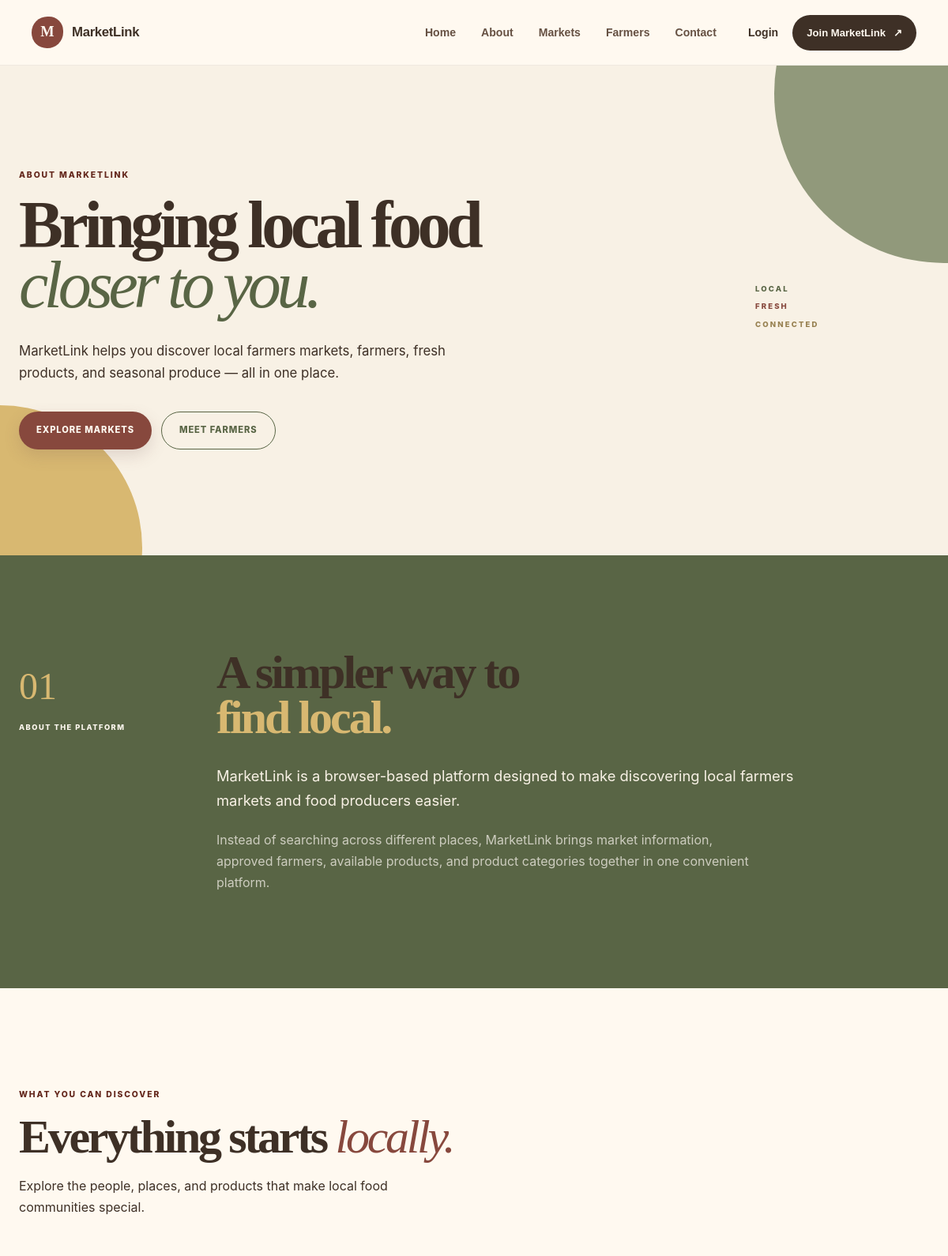
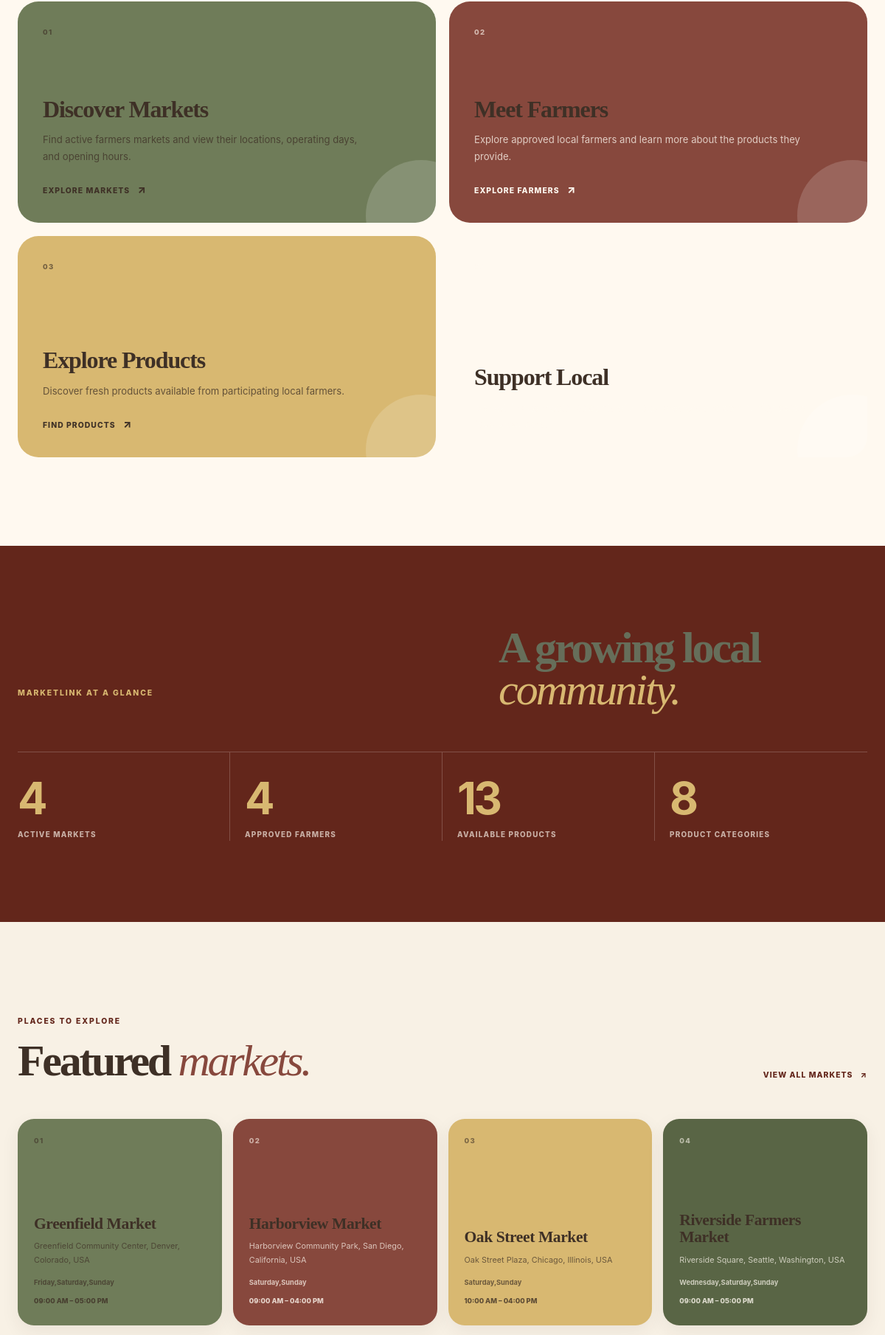
Screenshot of /public/about.php (upper part) with the database file from the repository (2 pictures, top to bottom).
### tables this page shows
CREATE TABLE `markets` (
  `id` int(10) UNSIGNED NOT NULL,
  `name` varchar(150) NOT NULL,
  `description` text DEFAULT NULL,
  `address` varchar(255) NOT NULL,
  `latitude` decimal(10,8) DEFAULT NULL,
  `longitude` decimal(11,8) DEFAULT NULL,
  `opening_time` time DEFAULT NULL,
  `closing_time` time DEFAULT NULL,
  `operating_days` varchar(100) DEFAULT NULL,
  `map_provider` varchar(50) NOT NULL DEFAULT 'OpenStreetMap',
  `status` enum('active','inactive') NOT NULL DEFAULT 'active',
  `created_at` timestamp NOT NULL DEFAULT current_timestamp(),
  `updated_at` timestamp NOT NULL DEFAULT current_timestamp() ON UPDATE current_timestamp()
);

### includes/functions.php (called while the page is built, shortened)
<?php
function e($value): string
{
    return htmlspecialchars(
        (string) $value,
        ENT_QUOTES,
        'UTF-8'
    );
}

### public/about.php (the view, shortened to what this page needs)
<?php
require_once '../includes/include.php';
$marketCount = 0;
$farmerCount = 0;
$productCount = 0;
$categoryCount = 0;
$result = $conn->query("
    SELECT COUNT(*) AS total
    FROM markets
    WHERE status = 'active'
");
if ($result) {
    $marketCount = (int) $result->fetch_assoc()['total'];
}
$result = $conn->query("
    SELECT COUNT(*) AS total
    FROM farmers
    WHERE approval_status = 'approved'
");
if ($result) {
    $farmerCount = (int) $result->fetch_assoc()['total'];
}
$result = $conn->query("
    SELECT COUNT(*) AS total
    FROM products
    WHERE is_available = 1
    AND moderation_status = 'approved'
");
if ($result) {
    $productCount = (int) $result->fetch_assoc()['total'];
}
$result = $conn->query("
    SELECT COUNT(*) AS total
    FROM categories
    WHERE status = 'active'
");
if ($result) {
    $categoryCount = (int) $result->fetch_assoc()['total'];
}
$result = $conn->query("
    SELECT
        m.id,
        m.name,
        m.address,
        m.operating_days,
        m.opening_time,
        m.closing_time
    FROM markets m
    WHERE m.status = 'active'
    ORDER BY m.name ASC
    LIMIT 4
");
$featuredMarkets = [];
if ($result) {
    while ($row = $result->fetch_assoc()) {
        $featuredMarkets[] = $row;
    }
}
?>
<!DOCTYPE html>
<html lang="en">
<head>
    <link
        rel="stylesheet"
        href="../assets/css/base.css"
    >
    <link
        rel="stylesheet"
        href="../assets/css/homepage.css"
    >
    <link
        rel="stylesheet"
        href="../assets/css/about.css"
    >
</head>
<body>
    <header class="home-navbar">
        <div class="home-nav-inner">
            <a href="index.php" class="home-brand">
            <span class="brand-mark">M</span>
            <span class="brand-name">MarketLink</span>
        </a>
            <nav class="home-nav-links">
                <a href="../index.php">Home</a>
                <a href="#" class="active">About</a>
                <a href="markets.php">Markets</a>
                <a href="farmers.php">Farmers</a>
                <a href="contact.php">Contact</a>
            </nav>
            <div class="home-nav-actions">
                <a href="../auth/login.php" class="home-login">
                    Login
                </a>
                <a href="auth/register.php" class="home-join">
                Join MarketLink
                <span>↗</span>
            </a>
            </div>
        </div>
    </header>
    <main class="about-page">
    <section class="about-hero">
        <div class="about-hero-decoration about-decoration-left"></div>
        <div class="about-hero-decoration about-decoration-right"></div>
        <div class="container about-hero-inner">
            <div class="about-hero-copy">
                <span class="about-eyebrow">
                    ABOUT MarketLink
                </span>
                <h1>
                    Bringing local food
                    <em>closer to you.</em>
                </h1>
                <p>
                    MarketLink helps you discover local farmers markets,
                    farmers, fresh products, and seasonal produce —
                    all in one place.
                </p>
                <div class="about-hero-actions">
                    <a
                        href="markets.php"
                        class="about-primary-btn"
                    >
                        Explore Markets
                    </a>
                    <a
                        href="farmers.php"
                        class="about-secondary-btn"
                    >
                        Meet Farmers
                    </a>
                </div>
            </div>
            <div class="about-hero-note">
                <span>LOCAL</span>
                <span>FRESH</span>
                <span>CONNECTED</span>
            </div>
        </div>
    </section>
    <section class="about-intro">
        <div class="container about-intro-grid">
            <div class="about-section-label">
                <span>01</span>
                <p>
                    ABOUT THE PLATFORM
                </p>
            </div>
            <div class="about-intro-content">
                <h2>
                    A simpler way to
                    <span>find local.</span>
                </h2>
                <p class="about-lead">
                    MarketLink is a browser-based platform designed
                    to make discovering local farmers markets and
                    food producers easier.
                </p>
                <p>
                    Instead of searching across different places,
                    MarketLink brings market information, approved
                    farmers, available products, and product
                    categories together in one convenient platform.
                </p>
            </div>
        </div>
    </section>
    <section class="about-features">
        <div class="container">
            <div class="about-section-heading">
                <span class="about-eyebrow">
                    WHAT YOU CAN DISCOVER
                </span>
                <h2>
                    Everything starts
                    <em>locally.</em>
                </h2>
                <p>
                    Explore the people, places, and products
                    that make local food communities special.
                </p>
            </div>
            <div class="about-feature-grid">
                <article class="about-feature about-feature-sage">
                    <span class="feature-number">
                        01
                    </span>
                    <h3>
                        Discover Markets
                    </h3>
                    <p>
                        Find active farmers markets and view
                        their locations, operating days,
                        and opening hours.
                    </p>
                    <a href="markets.php">
                        Explore Markets
                        <span>↗</span>
                    </a>
                </article>
                <article class="about-feature about-feature-terracotta">
                    <span class="feature-number">
                        02
                    </span>
                    <h3>
                        Meet Farmers
                    </h3>
                    <p>
                        Explore approved local farmers and
                        learn more about the products they
                        provide.
                    </p>
                    <a href="farmers.php">
                        Explore Farmers
                        <span>↗</span>
                    </a>
                </article>
                <article class="about-feature about-feature-marigold">
                    <span class="feature-number">
                        03
                    </span>
                    <h3>
                        Explore Products
                    </h3>
                    <p>
                        Discover fresh products available
                        from participating local farmers.
                    </p>
                    <a href="markets.php">
                        Find Products
                        <span>↗</span>
                    </a>
                </article>
                <article class="about-feature about-feature-dark">
                    <span class="feature-number">
                    </span>
                    <h3>
                        Support Local
                    </h3>
                    <p>
                    </p>
                </article>
            </div>
        </div>
    </section>
    <section class="about-stats">
        <div class="container">
            <div class="about-stats-heading">
                <span class="about-eyebrow">
                    MarketLink AT A GLANCE
                </span>
                <h2 style="color: #666e5a">
                    A growing local
                    <em>community.</em>
                </h2>
            </div>
            <div class="about-stats-grid">
                <div class="about-stat">
                    <strong>
                        <?= e($marketCount) ?>
                    </strong>
                    <span>
                        Active Markets
                    </span>
                </div>
                <div class="about-stat">
                    <strong>
                        <?= e($farmerCount) ?>
                    </strong>
                    <span>
                        Approved Farmers
                    </span>
                </div>
                <div class="about-stat">
                    <strong>
                        <?= e($productCount) ?>
                    </strong>
                    <span>
                        Available Products
                    </span>
                </div>
                <div class="about-stat">
                    <strong>
                        <?= e($categoryCount) ?>
                    </strong>
                    <span>
                        Product Categories
                    </span>
                </div>
            </div>
        </div>
    </section>
    <section class="about-markets">
        <div class="container">
            <div class="about-section-heading about-heading-row">
                <div>
                    <span class="about-eyebrow">
                        PLACES TO EXPLORE
                    </span>
                    <h2>
                        Featured
                        <em>markets.</em>
                    </h2>
                </div>
                <a
                    href="markets.php"
                    class="about-text-link"
                >
                    View all markets
                    <span>↗</span>
                </a>
            </div>
            <?php if (empty($featuredMarkets)): ?>
                <div class="about-empty">
                    <p>
                        No active markets are currently available.
                    </p>
                </div>
            <?php else: ?>
                <div class="about-market-grid">
                    <?php foreach ($featuredMarkets as $index => $market): ?>
                        <article class="about-market-card">
                            <div class="about-market-number">
                                <?= str_pad($index + 1, 2, '0', STR_PAD_LEFT) ?>
                            </div>
                            <div class="about-market-content">
                                <h3>
                                    <?= e($market['name']) ?>
                                </h3>
                                <?php if (!empty($market['address'])): ?>
                                    <p class="about-market-address">
                                        <?= e($market['address']) ?>
                                    </p>
                                <?php endif; ?>
                                <?php if (!empty($market['operating_days'])): ?>
                                    <p class="about-market-days">
                                        <?= e($market['operating_days']) ?>
                                    </p>
                                <?php endif; ?>
                                <?php if (
                                    !empty($market['opening_time']) &&
                                    !empty($market['closing_time'])
                                ): ?>
                                    <span class="about-market-hours">
                                        <?= e(
                                            date(
                                                'h:i A',
                                                strtotime($market['opening_time'])
                                            )
                                        ) ?>
                                        –
                                        <?= e(
                                            date(
                                                'h:i A',
                                                strtotime($market['closing_time'])
                                            )
                                        ) ?>
                                    </span>
                                <?php endif; ?>
                            </div>
                        </article>
                    <?php endforeach; ?>
                </div>
            <?php endif; ?>
        </div>
    </section>
</main>
</body>
</html>

### rows the page displays
markets: index "01", name "Greenfield Market", address "Greenfield Community Center, Denver, Colorado, USA", operating_days "Friday,Saturday,Sunday", opening_time "09:00 AM", closing_time "05:00 PM"
markets: index "02", name "Harborview Market", address "Harborview Community Park, San Diego, California, USA", operating_days "Saturday,Sunday", opening_time "09:00 AM", closing_time "04:00 PM"
markets: index "03", name "Oak Street Market", address "Oak Street Plaza, Chicago, Illinois, USA", operating_days "Saturday,Sunday", opening_time "10:00 AM", closing_time "04:00 PM"
markets: index "04", name "Riverside Farmers Market", address "Riverside Square, Seattle, Washington, USA", operating_days "Wednesday,Saturday,Sunday", opening_time "09:00 AM", closing_time "05:00 PM"

### other values shown
$marketCount "4"
$farmerCount "4"
$productCount "13"
$categoryCount "8"
